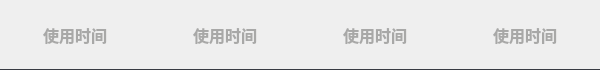
<?xml version="1.0" encoding="UTF-8"?>
<ui version="4.0">
 <class>HotPushHistoryPageItem</class>
 <widget class="QDialog" name="HotPushHistoryPageItem">
  <property name="geometry">
   <rect>
    <x>0</x>
    <y>0</y>
    <width>600</width>
    <height>70</height>
   </rect>
  </property>
  <property name="windowTitle">
   <string>Dialog</string>
  </property>
  <layout class="QHBoxLayout" name="horizontalLayout_2">
   <property name="spacing">
    <number>0</number>
   </property>
   <property name="leftMargin">
    <number>0</number>
   </property>
   <property name="topMargin">
    <number>0</number>
   </property>
   <property name="rightMargin">
    <number>0</number>
   </property>
   <property name="bottomMargin">
    <number>0</number>
   </property>
   <item>
    <widget class="QWidget" name="widget_2" native="true">
     <property name="minimumSize">
      <size>
       <width>0</width>
       <height>0</height>
      </size>
     </property>
     <property name="maximumSize">
      <size>
       <width>16777215</width>
       <height>16777215</height>
      </size>
     </property>
     <property name="styleSheet">
      <string notr="true">QWidget#widget_2 {
    border-bottom: 1px solid #383B43;

    }</string>
     </property>
     <layout class="QHBoxLayout" name="horizontalLayout">
      <property name="spacing">
       <number>0</number>
      </property>
      <property name="leftMargin">
       <number>0</number>
      </property>
      <property name="topMargin">
       <number>0</number>
      </property>
      <property name="rightMargin">
       <number>0</number>
      </property>
      <property name="bottomMargin">
       <number>1</number>
      </property>
      <item>
       <widget class="QLabel" name="useTime">
        <property name="styleSheet">
         <string notr="true">font-family: &quot;微软雅黑&quot;;
font-weight: 500;
font-size: 16px;
color: #A8A8A7;
line-height: 22px;
text-align: center;
font-style: normal;</string>
        </property>
        <property name="text">
         <string>使用时间</string>
        </property>
        <property name="alignment">
         <set>Qt::AlignCenter</set>
        </property>
       </widget>
      </item>
      <item>
       <widget class="QLabel" name="time">
        <property name="styleSheet">
         <string notr="true">font-family: &quot;微软雅黑&quot;;
font-weight: 500;
font-size: 16px;
color: #A8A8A7;
line-height: 22px;
text-align: center;
font-style: normal;</string>
        </property>
        <property name="text">
         <string>使用时间</string>
        </property>
        <property name="alignment">
         <set>Qt::AlignCenter</set>
        </property>
       </widget>
      </item>
      <item>
       <widget class="QLabel" name="placeName">
        <property name="styleSheet">
         <string notr="true">font-family: &quot;微软雅黑&quot;;
font-weight: 500;
font-size: 16px;
color: #A8A8A7;
line-height: 22px;
text-align: center;
font-style: normal;</string>
        </property>
        <property name="text">
         <string>使用时间</string>
        </property>
        <property name="alignment">
         <set>Qt::AlignCenter</set>
        </property>
       </widget>
      </item>
      <item>
       <widget class="QLabel" name="count">
        <property name="styleSheet">
         <string notr="true">font-family: &quot;微软雅黑&quot;;
font-weight: 500;
font-size: 16px;
color: #A8A8A7;
line-height: 22px;
text-align: center;
font-style: normal;</string>
        </property>
        <property name="text">
         <string>使用时间</string>
        </property>
        <property name="alignment">
         <set>Qt::AlignCenter</set>
        </property>
       </widget>
      </item>
     </layout>
    </widget>
   </item>
  </layout>
 </widget>
 <resources/>
 <connections/>
</ui>
